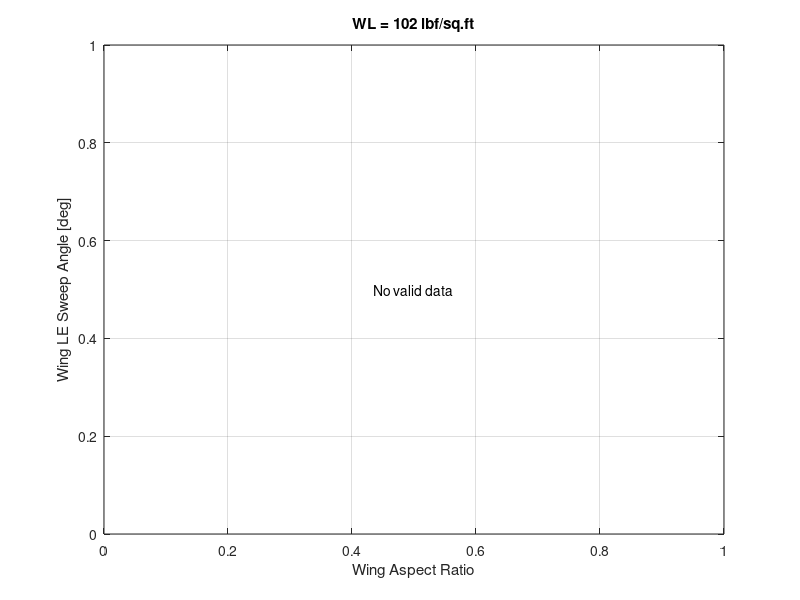

Recreate this plot in MATLAB. (Note: this script raises an error after producing the figure.)
clearvars;
clc;
close all;

displayResults = false;

valuesPerInput = 10;

WL = 102;
AR = linspace(2.5, 5, valuesPerInput);
SA = linspace(10, 45, valuesPerInput);

nCases = valuesPerInput^2;

resultsFlat = cell(nCases,1);
MTOWsFlat = NaN(nCases,1);

parfor idx = 1:nCases
    [j,l] = ind2sub([valuesPerInput, valuesPerInput], idx);

    aircraft = struct;
    aircraft.constants.wingLoading = WL;
    aircraft.wing.AR = AR(j);
    aircraft.wing.taper_ratio = 0.3;
    aircraft.wing.sweep = SA(l);

    try
        aircraft = Main_forTS(aircraft);
        resultsFlat{idx} = aircraft;
        MTOWsFlat(idx) = aircraft.weight.total;
    catch ERRMSG
        resultsFlat{idx} = ERRMSG.message;
        MTOWsFlat(idx) = NaN;
    end
end

results = reshape(resultsFlat, valuesPerInput, valuesPerInput);
MTOWs   = reshape(MTOWsFlat,   valuesPerInput, valuesPerInput);

%% Plot MTOW as color over (AR, SA)

figure;
hold on;
grid on;
box on;

xVals = [];   % AR
yVals = [];   % SA
cVals = [];   % MTOW

for j = 1:length(AR)
    for l = 1:length(SA)

        val = MTOWs(j,l);

        % Skip invalid values
        if isempty(val)
            continue
        end
        if ~isnumeric(val) || ~isscalar(val)
            continue
        end
        if ~isreal(val) || isnan(val)
            continue
        end

        xVals(end+1) = AR(j);
        yVals(end+1) = SA(l);
        cVals(end+1) = val;
    end
end

if ~isempty(cVals)
    scatter(xVals, yVals, 100, cVals, "filled");
    cb = colorbar;
    cb.Label.String = "MTOW (lbf)";
else
    text(mean(xlim), mean(ylim), "No valid data", ...
        "HorizontalAlignment","center");
end

xlabel("Wing Aspect Ratio");
ylabel("Wing LE Sweep Angle [deg]");
title(sprintf("WL = %.0f lbf/sq.ft", WL));

%% Count error types
resultsFlat = results(:);

isText = cellfun(@(x) ischar(x) || isstring(x), resultsFlat);
textEntries = string(resultsFlat(isText));
textEntries = textEntries(textEntries ~= "");

[uniqueMsgs, ~, idx] = unique(textEntries);
counts = accumarray(idx, 1);

[counts, order] = sort(counts, 'descend');
uniqueMsgs = uniqueMsgs(order);

for n = 1:length(uniqueMsgs)
    fprintf("%5d  :  %s\n", counts(n), uniqueMsgs(n));
end

%% Iso-MTOW contour plot over (AR, SA)

isoLevels = 72000:500:88000;

figure;
hold on;
grid on;
box on;
axis square;

% MTOW slice is now just AR x SA
M = MTOWs;

% Clean invalid values
M = double(M);
M(~isfinite(M) | ~isreal(M)) = NaN;

% Build grids
[ARgrid, SAgrid] = meshgrid(AR, SA);
Mplot = M';   % match meshgrid orientation

if any(~isnan(Mplot(:)))
    [C, h] = contour(ARgrid, SAgrid, Mplot, isoLevels, "LineWidth", 2.8);
    clabel(C, h, "FontSize", 12, "Color", "k", "LabelSpacing", 600);
else
    text(mean(AR), mean(SA), "No valid data", ...
        "HorizontalAlignment", "center");
end

xlabel("Wing Aspect Ratio", Interpreter="latex");
ylabel("Wing Quarter-chord Sweep Angle, [deg]", Interpreter="latex");

% Plot a single design point (manual input)

% ---- User inputs ----
WL_pt   = 102;      % lbf/ft^2
AR_pt   = 3.25;
SA_pt   = 25;       % deg
MTOW_pt = 74653;    % lbf

% ---- Plot ----
hPt = plot(AR_pt, SA_pt, 'r*', ...
    'DisplayName', 'Selected Design Point', ...
    'MarkerSize', 14, ...
    'MarkerFaceColor', 'r', ...
    'LineWidth', 1.5);

% Optional: check consistency with current WL
if abs(WL_pt - WL) > 1e-6
    warning('Plotted point WL does not match current analysis WL');
end

% Convert data coordinates -> normalized figure coordinates
ax = gca;
pt = [AR_pt, SA_pt];
pt_norm = ax.Position(1:2) + ...
    [(pt(1)-ax.XLim(1))/diff(ax.XLim)*ax.Position(3), ...
     (pt(2)-ax.YLim(1))/diff(ax.YLim)*ax.Position(4)];

% Create label string
labelStr = { ...
    sprintf('$W/S = %.0f\\ \\mathrm{lb_f/ft^2}$', WL_pt), ...
    sprintf('$AR = %.2f$', AR_pt), ...
    sprintf('$\\Lambda_{c/4} = %.1f^{\\circ}$', SA_pt), ...
    sprintf('$MTOW = %.0f\\ \\mathrm{lb_f}$', MTOW_pt) ...
    };

% Add annotation box
annotation('textbox', ...
    [pt_norm(1)+0.055, pt_norm(2)+0.05, 0.15, 0.1], ...
    'String', labelStr, ...
    'FitBoxToText', 'on', ...
    'BackgroundColor', 'w', ...
    'EdgeColor', 'k', ...
    'FontSize', 12, ...
    'Interpreter', 'latex');

% Explicit legend entries
if any(~isnan(Mplot(:)))
    legend([h(1), hPt], {"MTOW contours [lbf]", "Selected Design Point"}, ...
        "Location", "northwest");
else
    legend(hPt, "Selected Design Point", "Location", "northeast");
end
